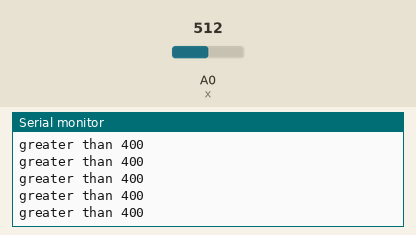
Recording of a sketch running on a simulated Arduino Uno, built with avr-gcc and run on an emulated ATmega328P. On the bench: the last lines printed to the serial monitor. The test bench sets the inputs (shaded band); at power-on: A0 (x) = 512.

Above: at 1.2 s.
1.3 s: A0 (x) set to 610
At 1.48 s:
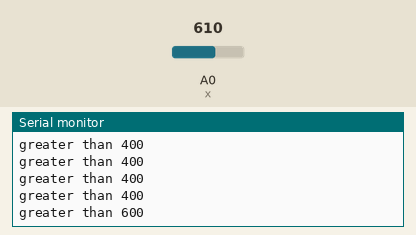
2.8 s: A0 (x) set to 810
At 2.84 s:
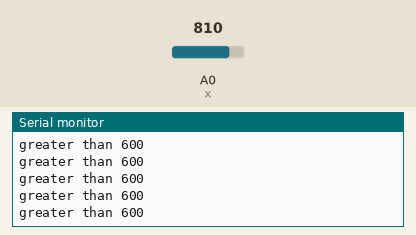
Timing chart, 0 to 5.8 s (numbered marks = the images above; inputs shaded):
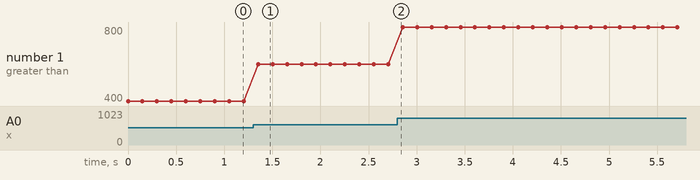

The sketch:

el_if.ino
```cpp
int x=A0;
void setup(){
    pinMode(x,INPUT);
    Serial.begin(9600);
}
void loop(){
    int g=analogRead(x);
    if(g>=1000){
        Serial.println("greater than 1000");
        delay(150);
    }
    else if(g>=800){
        Serial.println("greater than 800");
        delay(150);
    }
     else if(g>=600){
        Serial.println("greater than 600");
        delay(150);
    }
     else if(g>=400){
        Serial.println("greater than 400");
        delay(150);
    }
     else if(g>=200){
        Serial.println("greater than 200");
        delay(150);
    }
    else {
        Serial.println("greater than 0");
        delay(150);
    }
}
```

Measured:
- after the input at 1.3 s, the serial monitor: prints a new line after 0.05 s (image 1)
- plotted number 1: 400 → 600 after the input at 1.3 s, 600 → 800 after the input at 2.8 s
